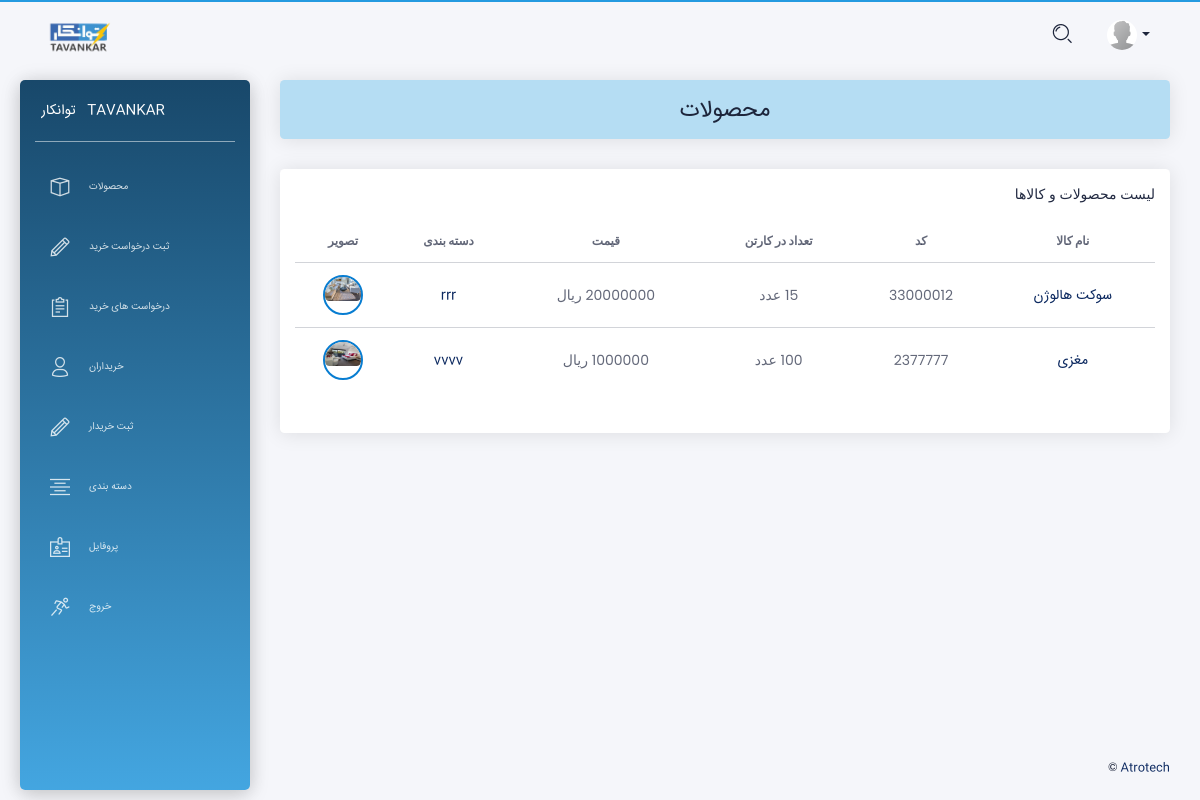
The app's page / (signed in) with its own data.
### app/models.py (models this page shows, shortened)
class Profile(models.Model):
  user = models.OneToOneField(User, on_delete=models.CASCADE,unique=True,related_name='profile',verbose_name = "کاربر")
  phone = models.CharField(max_length=50,null=True, blank=True,verbose_name = " شماره تماس  ")
  address = models.CharField(max_length=3000,null=True, blank=True,verbose_name = " آدرس  ")
  user_photo = models.ImageField(upload_to='user_uploads/user_photo',default='user_uploads/user_photo/default.png',null=True, blank=True,verbose_name = "تصویر کاربر")
  class Meta:
      verbose_name = "پروفایل"
      verbose_name_plural = " پروفایل ها "

class Product(models.Model):
    name = models.CharField(max_length=200, unique=True, verbose_name = "نام")
    code = models.CharField(max_length=40, verbose_name = "کد")
    qty_in_box = models.IntegerField(verbose_name = "تعداد در کارتن")
    price = models.CharField(max_length=40, verbose_name = "قیمت ( ریال )")
    category = models.ForeignKey(Category ,on_delete=models.CASCADE ,null=True, blank=True, verbose_name = "دسته بندی")
    description = models.TextField(max_length=1000, null=True, blank=True, verbose_name = "توضیحات")
    image = models.ImageField(upload_to='media', default='media/Default.png', null=True, blank=True, verbose_name = "تصویر")
    def get_absolute_url(self):
        return reverse('app:product_detail',args=[self.id])
    class Meta:
        verbose_name = "محصول"
        verbose_name_plural = "محصولات"

class Category(MPTTModel):
    name = models.CharField(max_length=200, unique=True, verbose_name = "نام")
    parent = TreeForeignKey('self', on_delete=models.CASCADE, null=True, blank=True, related_name='children',verbose_name = "والد")
    class MPTTMeta:
        level_attr = 'mptt_level'
        order_insertion_by = ['name']
    class Meta:
        verbose_name = "دسته بندی"
        verbose_name_plural = "دسته بندی ها"
    def get_absolute_url(self):
        return reverse('app:category_detail',args=[self.id])
    def __str__(self):
        return str(self.name)

### app/views.py (the view)
# urls.py: path('', views.product, name='product'),
@login_required()
def product(request):
    products = models.Product.objects.all()
    context = {'products':products}
    return render(request, 'products.html', context)

### templates/products.html (shortened to what this page needs)
{% extends "layouts/base.html" %}
{% block content %}
<div class="row">
  <div class="col-md-12">
    <div class="card card-lavender">
      <div class="card-header">
        <h3 class="card-title" dir="rtl" align="center"> محصولات </h3>
      </div>
    </div>
  </div>
</div>
<div class="row">
  <div class="col-md-12">
    <div class="card" align="right" dir="rtl">
      <div class="card-header"> لیست محصولات و کالاها  </div>
      <div class="card-body">
        <div class="table-responsive">
          <table class="table tablesorter text-center" id="">
            <thead class=" text-primary">
              <tr class="bold">
                <th> نام کالا </th>
                <th> کد </th>
                <th> تعداد در کارتن </th>
                <th> قیمت </th>
                <th> دسته بندی </th>
                <th> تصویر </th>
              </tr>
            </thead>
            <tbody>
            {% for Product in products %}
              <tr>
                <td> <a href="{{ Product.get_absolute_url }}"> {{ Product.name }} </a> </td>
                <td> {{ Product.code }} </td>
                <td> {{ Product.qty_in_box }} عدد </td>
                <td> {{ Product.price }} ریال </td>
                <td> <a href="{{ Product.category.get_absolute_url }}">{{ Product.category }} </a> </td>
                <td>
                  <div class="photo">
                     <img src="{{ Product.image.url }}">
                  </div>
                </td>
              </tr>
            {% endfor %}
            </tbody>
          </table>
        </div>
      </div>
    </div>
  </div>
</div>
{% endblock content %}

### templates/includes/navigation.html (shortened to what this page needs)
{% load static %}
      <nav class="navbar navbar-expand-lg navbar-absolute navbar-transparent">
        <div class="container-fluid">
          <div class="navbar-wrapper">
            <a class="navbar-brand" href="javascript:void(0)">
              <img class="avatar" width="45%" src="{% static 'assets/img/logo.png' %}" alt="logo">
            </a>
          </div>
          <div class="collapse navbar-collapse" id="navigation">
            {% if user.is_authenticated %}
            <ul class="navbar-nav ml-auto">
              <li class="search-bar input-group">
                <button class="btn btn-link" id="search-button" data-toggle="modal" data-target="#searchModal"><i class="tim-icons icon-zoom-split" ></i>
                </button>
              </li>
              <li class="dropdown nav-item">
                <a href="#" class="dropdown-toggle nav-link" data-toggle="dropdown">
                  <div class="photo">
                    <img src="{{ request.user.profile.user_photo.url }}" alt="Profile Photo">
                  </div>
                  <b class="caret d-none d-lg-block d-xl-block"></b>
                </a>
              </li>
            </ul>
            {% endif %}
          </div>
        </div>
      </nav>

### records on screen
Product: name "سوکت هالوژن", code "33000012", category "rrr", image (picture)
Product: name "مغزی", code "2377777", price "1000000", category "vvvv", image (picture)
